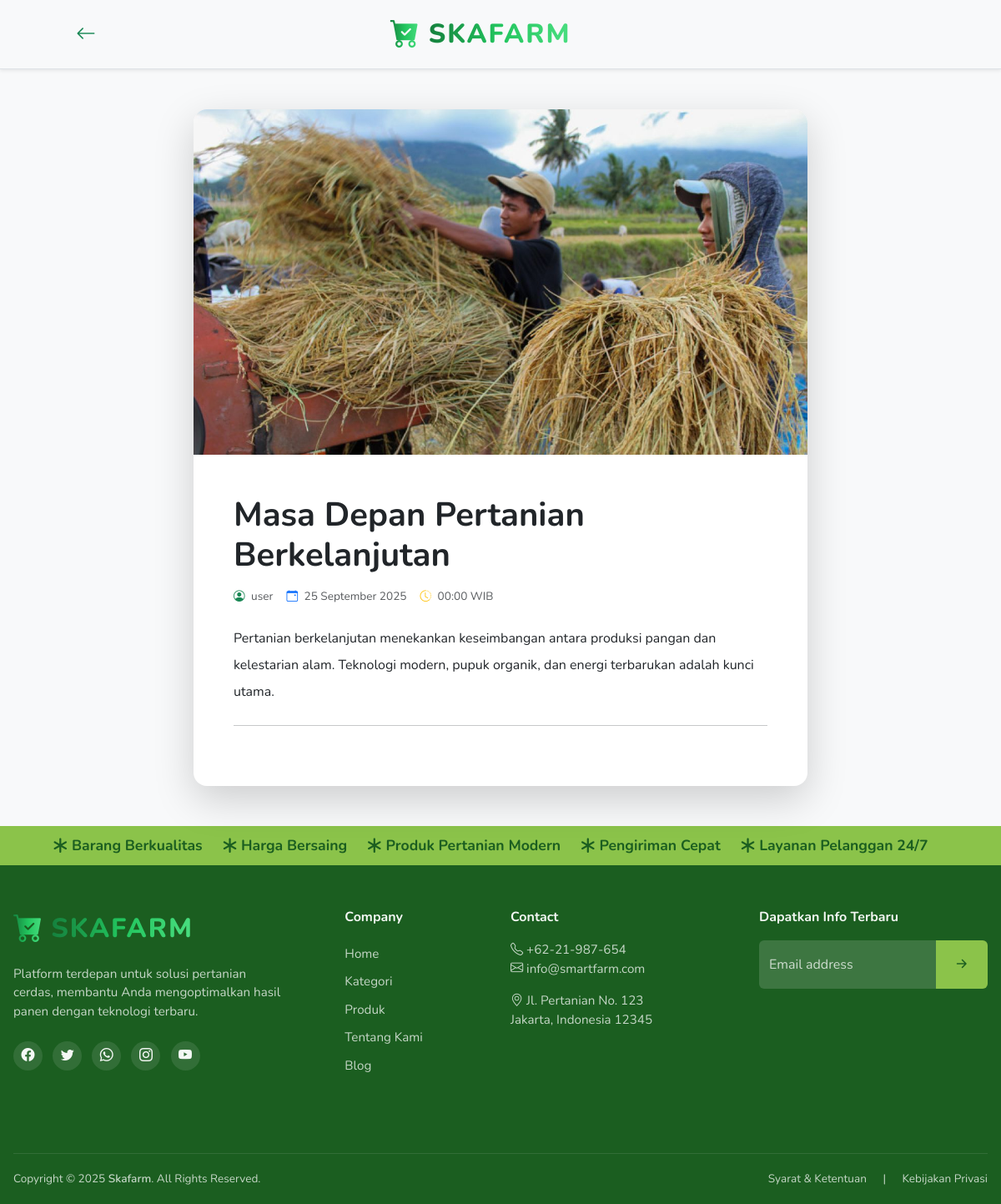
The page /index.php?controller=blog&action=show&id=7 on the database its author committed.
### tables this page shows
CREATE TABLE `master_blog` (
  `id_blog` int NOT NULL,
  `kode_user` int NOT NULL,
  `judul` varchar(255) NOT NULL,
  `artikel` text NOT NULL,
  `img` text NOT NULL,
  `created_at` date NOT NULL
);

CREATE TABLE `master_user` (
  `kode_user` int NOT NULL,
  `role` enum('admin','pengunjung') NOT NULL DEFAULT 'pengunjung',
  `username` varchar(255) NOT NULL,
  `email` varchar(255) NOT NULL,
  `password` varchar(255) NOT NULL
);

### controllers/BlogController.php (called while the page is built, shortened)
<?php
require_once(__DIR__ . '/../models/Blog.php');
class BlogController
{
    private $model;
    public function __construct($conn)
    {
        $this->model = new Blog($conn);
    }
    public function show()
    {
        $blog = $this->model->getById($_GET['id']);
        $blog = mysqli_fetch_assoc($blog);
        include 'views/landingPage/detailBlog.php';
    }
}

### models/Blog.php (called while the page is built, shortened)
<?php
class Blog
{
    private $conn;
    public function __construct($db)
    {
        $this->conn = $db;
    }
    public function getById($id)
    {
        $query = "SELECT master_blog.*, master_user.username
              FROM master_blog
              JOIN master_user ON master_blog.kode_user = master_user.kode_user
              WHERE id_blog = '$id'";
        return mysqli_query($this->conn, $query);
    }
}

### views/landingPage/detailBlog.php (the view, shortened to what this page needs)
<?php require_once(__DIR__ . "/../components/landingPage/head.php"); ?>
<nav class="cart-navbar shadow-sm bg-body-tertiary border-bottom sticky-top z-3 py-3">
    <div class="container d-flex justify-content-between align-items-center px-3 px-lg-5 position-relative">
        <a class="btn position-relative z-1" href="index.php?controller=beranda&action=index" aria-label="Back">
            <i class="bi bi-arrow-left fs-4 text-success"></i>
        </a>
        <div class="position-absolute start-50 translate-middle-x text-center">
          <a class="navbar-brand me-4 me-lg-5 d-flex align-items-center text-decoration-none"
                href="index.php?controller=beranda&action=index">
                <i class="bi bi-cart-check-fill"
                    style="
                        font-size: 2.2rem;
                        background: linear-gradient(90deg, #15803d, #22c55e, #4ade80);
                        -webkit-background-clip: text;
                        -webkit-text-fill-color: transparent;
                        margin-right: 10px;
                   "></i>
                <span class="logo-text-gradient">Skafarm</span>
            </a>
        </div>
    </div>
</nav>
<div class="container my-5">
    <div class="row justify-content-center">
        <div class="col-lg-10 col-xl-8">
            <article class="card border-0 shadow-lg rounded-4 overflow-hidden">
                <?php if (!empty($blog['img'])): ?>
                    <div class="ratio ratio-16x9">
                        <img src="uploads/<?= htmlspecialchars($blog['img']) ?>"
                             class="w-100 h-100 object-fit-cover"
                             alt="Gambar Artikel">
                    </div>
                <?php endif; ?>
                <div class="card-body p-4 p-md-5">
                    <h1 class="fw-bold mb-3"><?= htmlspecialchars($blog['judul']) ?></h1>
                    <div class="d-flex flex-wrap align-items-center text-muted small mb-4 gap-3">
                        <span>
                            <i class="bi bi-person-circle me-1 text-success"></i>
                            <?= htmlspecialchars($blog['username']) ?>
                        </span>
                        <span>
                            <i class="bi bi-calendar-event me-1 text-primary"></i>
                            <?= date("d F Y", strtotime($blog['created_at'])) ?>
                        </span>
                        <span>
                            <i class="bi bi-clock-history me-1 text-warning"></i>
                            <?= date("H:i", strtotime($blog['created_at'])) ?> WIB
                        </span>
                    </div>
                    <div class="fs-6 lh-lg mb-4 text-body">
                        <?= nl2br(htmlspecialchars($blog['artikel'])) ?>
                    </div>
                    <hr class="my-4">
                </div>
            </article>
        </div>
    </div>
</div>
<?php require_once(__DIR__ . "/../components/landingPage/footer.php"); ?>

### assets/css/styleLP.css (style rules this page uses)
body { font-family: "Nunito", sans-serif; background-color: #f7f7f7; }
.logo-text-gradient { font-size: 2rem; background: linear-gradient(90deg, #15803d, #22c55e, #4ade80); -webkit-background-clip: text; -webkit-text-fill-color: transparent; letter-spacing: 2px; font-weight: 800; text-transform: uppercase; }
.card { border: 1px solid rgba(0, 0, 0, 0.05); border-radius: 0.75rem; box-shadow: 0 0.25rem 0.5rem rgba(0, 0, 0, 0.04); transition: transform 0.3s, box-shadow 0.3s; height: 100%; }

### assets/css/profile.css (style rules this page uses)
.cart-navbar a { color: black; text-decoration: none; transition: 0.2s; letter-spacing: 1px; }
.form-control-transaksi, .btn { font-size: clamp(0.9rem, 2.5vw, 1rem); }
.small { font-size: clamp(0.75rem, 1.8vw, 0.85rem); }

### rows shown on the page
master_blog: img (picture), judul "Masa Depan Pertanian Berkelanjutan", kode_user.username "user", created_at "25 September 2025", created_at "00:00", artikel "Pertanian berkelanjutan menekankan keseimbangan antara produksi pangan dan kelestarian alam. Teknologi modern, pupuk organik, dan energi terbarukan adalah kunci utama."
